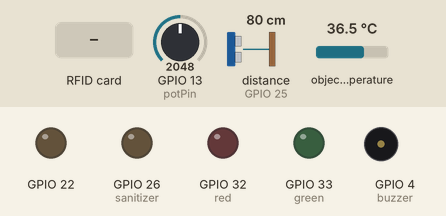
This sketch was run on a simulated ESP32. On the bench: output pins drawn as LEDs (lit = HIGH), buzzer (waves = sounding, pin HIGH). The test bench sets the inputs (shaded band); at power-on: distance to the obstacle (sensor on GPIO 25) 80 cm, GPIO 13 (potPin) = 2048, object temperature 36.5 °C. The echo pulse lasts 58.3 µs per cm; WiFi joins after 1.5 s; servers stay silent unless stated; uploads are accepted with an empty reply; pins used as bus, display or sensor lines are not drawn; what the sketch prints to the serial monitor is not drawn.

Above: at 3.3 s.
3.4 s: RFID card 67 F2 89 2A held to the reader
At 4.8 s:
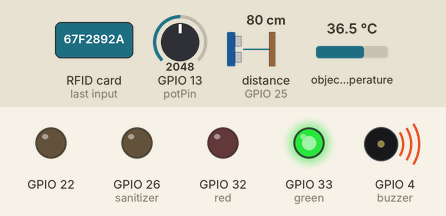
6.4 s: distance to the obstacle (sensor on GPIO 25) set to 17 cm
8.0 s: distance to the obstacle (sensor on GPIO 25) set to 14 cm
9.5 s: RFID card 5E 7A 19 C4 held to the reader
At 10.0 s:
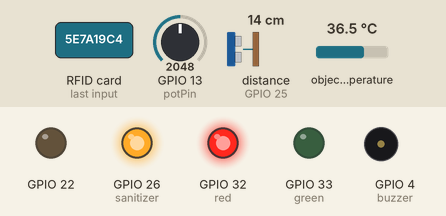
12.5 s: RFID card 07 E3 85 2A held to the reader
At 13.1 s:
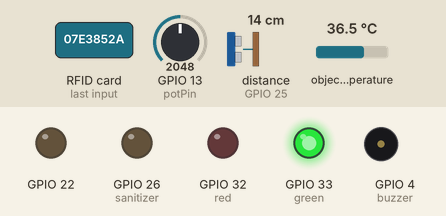
15.5 s: distance to the obstacle (sensor on GPIO 25) set to 18 cm
At 15.5 s:
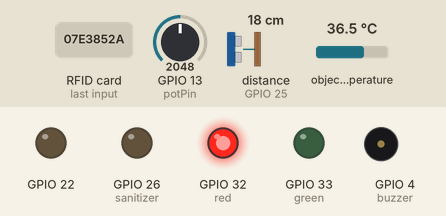
Timing chart, 0 to 18.0 s (numbered marks = the images above; inputs shaded):
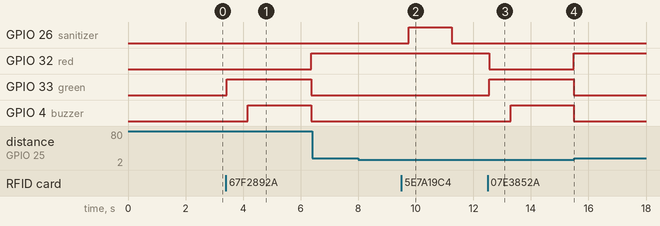

Measured:
- after the input at 3.4 s, GPIO 32 (red): LOW → HIGH after 3.0 s; GPIO 33 (green): LOW → HIGH at once, → LOW 2.9 s later; GPIO 4 (buzzer): LOW → HIGH after 0.77 s, → LOW 2.2 s later
- after the input at 6.4 s, every drawn part: stays the same
- after the input at 8.0 s, every drawn part: stays the same
- after the input at 9.5 s, GPIO 26 (sanitizer): LOW → HIGH after 0.26 s, → LOW 1.5 s later
- after the input at 12.5 s, GPIO 32 (red): HIGH → LOW after 0.05 s, → HIGH 2.9 s later; GPIO 33 (green): LOW → HIGH after 0.05 s, → LOW 2.9 s later; GPIO 4 (buzzer): LOW → HIGH after 0.79 s, → LOW 2.2 s later
- after the input at 15.5 s, GPIO 26 (sanitizer): stays LOW (without the input it goes to HIGH after 0.19 s)

The sketch:

final.ino
```cpp
#include <WiFi.h>
#include <Wire.h>
#include <Adafruit_MLX90614.h>
#include <WebServer.h>
#include <HTTPClient.h>
#include <SPI.h>
#include <MFRC522.h>
//#include <Servo.h>
#include "time.h"

int potPin = 13;
int val = 0;

#define SS_PIN 5  //--> SDA / SS is connected to pinout D2
#define RST_PIN 27  //--> RST is connected to pinout D1
MFRC522 mfrc522(SS_PIN, RST_PIN);  //--> Create MFRC522 instance.
#define echoPin 25 // attach pin 4 Arduino to pin Echo of HC-SR04
#define trigPin 17 //attach pin 5 Arduino to pin Trig of HC-SR04

#define red 32
#define green 33
#define sanitizer 26
#define buzzer 4
//#define gate 13
static const int servoPin = 16;

//Servo servo1;
int angle = 0;
int angleStep = 5;

int angleMin = 0;
int angleMax = 180;

long duration; // variable for the duration of sound wave travel
int distance; // variable for the distance measurement

char* ssid = "Ap";
char* password = "apurva123";

WebServer server(80);  //--> Server on port 80

int readsuccess;
byte readcard[4];
char str[32] = "";
String StrUID;

Adafruit_MLX90614 mlx = Adafruit_MLX90614();

const char* ntpServer = "pool.ntp.org";
const long  gmtOffset_sec = 0;
const int   daylightOffset_sec = 19800;

int noOfEm = 2;
String UserID[2] = {"67 F2 89 2A", "07 E3 85 2A"};

void setup() {
  Serial.begin(9600); //--> Initialize serial communications with the PC
  SPI.begin(); // Init SPI bus
  mfrc522.PCD_Init(); // Init MFRC522
  mlx.begin();
   pinMode(22, OUTPUT);
  pinMode(21, INPUT_PULLUP);
  Wire.begin(50000);
  delay(500);

  WiFi.begin(ssid, password); //--> Connect to your WiFi router
  Serial.println("");

  pinMode(red, OUTPUT);
  pinMode(green, OUTPUT);
  pinMode(sanitizer, OUTPUT);
  pinMode(buzzer, OUTPUT);
//  pinMode(gate, OUTPUT);
  pinMode(trigPin, OUTPUT); // Sets the trigPin as an OUTPUT
  pinMode(echoPin, INPUT); // Sets the echoPin as an INPUT
 pinMode(sanitizer,OUTPUT);
  Serial.print("Connecting");
  while (WiFi.status() != WL_CONNECTED) {
    Serial.print(".");

  }
  Serial.println("");
  Serial.print("Successfully connected to : ");
  Serial.println(ssid);
  Serial.print("IP address: ");
  Serial.println(WiFi.localIP());

  Serial.println("Please tag a card or keychain to see the UID !");
  Serial.println("");
}

void loop() {
  if ( ! mfrc522.PICC_IsNewCardPresent()) {
return;
}

// Select one of the cards
Serial.println("new card");
if ( ! mfrc522.PICC_ReadCardSerial()) {
Serial.println("in if card");
return;
}
Serial.println(" card");

// Dump debug info about the card; PICC_HaltA() is automatically called
mfrc522.PICC_DumpToSerial(&(mfrc522.uid));
Serial.println("got new card");

String content = "";
  byte letter;
  for (byte i = 0; i < mfrc522.uid.size; i++)
  {
    content.concat(String(mfrc522.uid.uidByte[i] < 0x10 ? " 0" : " "));
    content.concat(String(mfrc522.uid.uidByte[i], HEX));
  }
  content.toUpperCase();

  for (int i = 0; i < noOfEm; i++) {
    Serial.println(content.substring(1));
    Serial.println(UserID[i]);
    if (content.substring(1) == UserID[i]) //change here the UID of the card/cards that you want to give access
    {
        digitalWrite(red, LOW);
      digitalWrite(green, HIGH);
      digitalWrite(buzzer, LOW);
      for(int angle = 0; angle <= angleMax; angle +=angleStep) {
//        servo1.write(angle);
        Serial.println(angle);
        delay(20);
    }
           /*Serial.print("Ambient = ");
            Serial.print(mlx.readAmbientTempC());
            Serial.print("*C\tTarget= ");
            Serial.print(mlx.readObjectTempC());
            Serial.println("C");*/
      float(data1) = mlx.readObjectTempC();
      String temp1 = String(data1);
      if(data1 > 25){
        digitalWrite(buzzer, HIGH);
        Serial.println("high temperature");
      }
      delay(1000);
     String  postData;
      //Post Data
      postData = "ldrvalue="+temp1+"&id=" + UserID[i];
      HTTPClient http;
      http.begin("http://smartsanitisersystem.000webhostapp.com/userdata/InsertDB.php");              //Specify request destination
      http.addHeader("Content-Type", "application/x-www-form-urlencoded");    //Specify content-type header
      int httpCode = http.POST(postData);   //Send the request
      String payload = http.getString();    //Get the response payload
      Serial.println(httpCode);   //Print HTTP return code
      Serial.println(payload);    //Print request response payload
      Serial.println("Temp Value=" + temp1);
      http.end();  //Close connection
      delay(1000);
      digitalWrite(green, LOW);
      digitalWrite(buzzer, LOW);
      digitalWrite(red, HIGH);
      /*for(int angle = 180; angle >= angleMin; angle -=angleStep) {
        servo1.write(angle);
        Serial.println(angle);
        delay(200);
    }*/
    }
    else
    {
      digitalWrite(red, HIGH);
      Serial.println("Access denied");
    }
  }

     if(content.substring(0)){
    HTTPClient http;    //Declare object of class HTTPClient
    String UIDresultSend, postData;
    UIDresultSend = content.substring(1);
    //Post Data
    postData = "UIDresult=" + UIDresultSend;
    http.begin("http://smartsanitisersystem.000webhostapp.com/getUID.php");  //Specify request destination
    http.addHeader("Content-Type", "application/x-www-form-urlencoded"); //Specify content-type header
    int httpCode = http.POST(postData);   //Send the request
    String payload = http.getString();    //Get the response payload
    Serial.println(UIDresultSend);
    Serial.println(httpCode);   //Print HTTP return code
    Serial.println(payload);    //Print request response payload
    http.end();  //Close connection
  }


  digitalWrite(trigPin, LOW);
  delayMicroseconds(2);    // Sets the trigPin HIGH (ACTIVE) for 10 microseconds
  digitalWrite(trigPin, HIGH);
  delayMicroseconds(10);
  digitalWrite(trigPin, LOW);   // Reads the echoPin, returns the sound wave travel time in microseconds
  duration = pulseIn(echoPin, HIGH);
  // Calculating the distance
  distance = duration * 0.034 / 2; // Speed of sound wave divided by 2 (go and back)
  // Displays the distance on the Serial Monitor
  Serial.print("Distance : ");
  Serial.println(distance);
  val = analogRead(potPin);
  Serial.print("Delay : ");
  Serial.println(val);

  if (distance < 15) {
    digitalWrite(sanitizer, HIGH);
    delay(1500);
       digitalWrite(sanitizer, LOW);
  }
  else {
    digitalWrite(sanitizer, LOW);
    delayMicroseconds(200);
  }
  delay(500);
}
```
